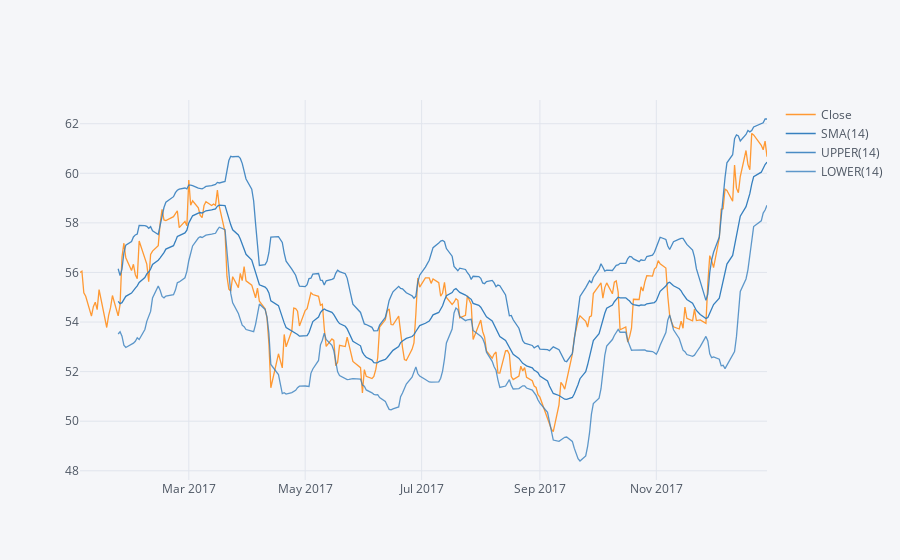

The cell this chart's notebook holds for it:
### Code cell
WFC['Close'].loc['2017-01-01':'2018-01-01'].ta_plot(study='boll')

### Figure 1 — Plotly figure (JSON) as saved in the notebook; plotly's stock layout.template omitted (floating-point values rounded to 4 significant figures; data arrays with more than 128 entries replaced by an {"elided": "..."} marker saying what was removed)
{"data": [{"line": {"color": "rgba(255, 153, 51, 1.0)", "dash": "solid", "shape": "linear", "width": 1.3}, "mode": "lines", "name": "Close", "text": "", "type": "scatter", "uid": "7ff620e9-f6c5-4a4e-95f3-27547f530378", "x": {"elided": "251 str values"}, "y": {"elided": "251 float values"}}, {"line": {"color": "rgba(55, 128, 191, 1.0)", "dash": "solid", "shape": "linear", "width": 1.3}, "mode": "lines", "name": "SMA(14)", "text": "", "type": "scatter", "uid": "f82d62b0-de2d-4866-8891-540f95ccaceb", "x": {"elided": "251 str values"}, "y": {"elided": "251 mixed values"}}, {"line": {"color": "rgba(55, 128, 191, 0.8999999999999999)", "dash": "solid", "shape": "linear", "width": 1.3}, "mode": "lines", "name": "UPPER(14)", "text": "", "type": "scatter", "uid": "685b75d5-6a5f-456f-bc2d-a8bb13152dcf", "x": {"elided": "251 str values"}, "y": {"elided": "251 mixed values"}}, {"line": {"color": "rgba(55, 128, 191, 0.7999999999999998)", "dash": "solid", "shape": "linear", "width": 1.3}, "mode": "lines", "name": "LOWER(14)", "text": "", "type": "scatter", "uid": "950085de-9645-42f8-aac5-5d02becff314", "x": {"elided": "251 str values"}, "y": {"elided": "251 mixed values"}}], "layout": {"legend": {"bgcolor": "#F5F6F9", "font": {"color": "#4D5663"}}, "paper_bgcolor": "#F5F6F9", "plot_bgcolor": "#F5F6F9", "title": {"font": {"color": "#4D5663"}}, "xaxis": {"gridcolor": "#E1E5ED", "showgrid": true, "tickfont": {"color": "#4D5663"}, "title": {"font": {"color": "#4D5663"}, "text": ""}, "zerolinecolor": "#E1E5ED"}, "yaxis": {"gridcolor": "#E1E5ED", "showgrid": true, "tickfont": {"color": "#4D5663"}, "title": {"font": {"color": "#4D5663"}, "text": ""}, "zerolinecolor": "#E1E5ED"}}}
